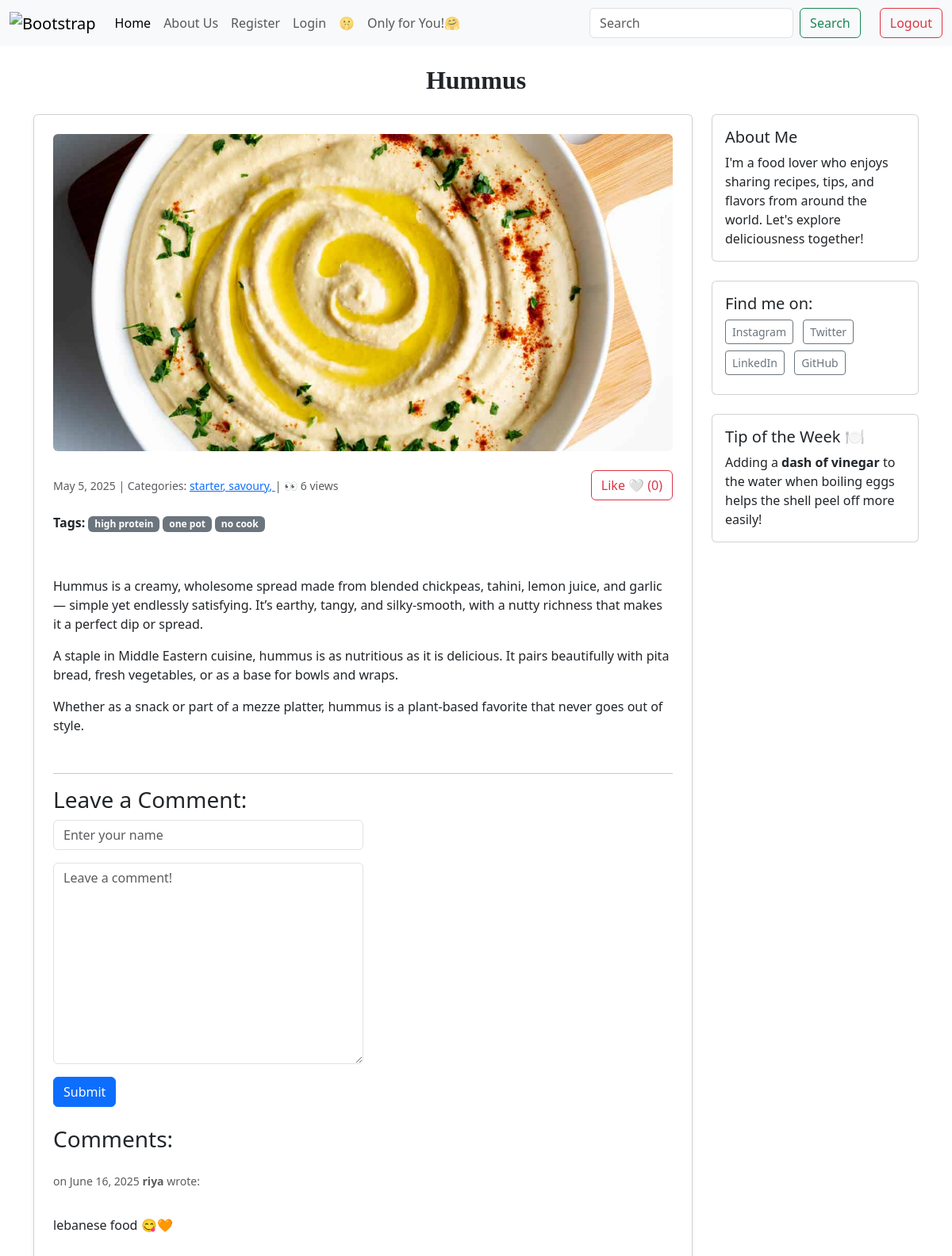
Page /post/25/ on the committed database.
### blogapp/models.py (models this page shows, shortened)
class Post(models.Model):
    title = models.CharField(max_length=255)
    body = models.TextField(default='nada')
    created_on = models.DateTimeField(auto_now_add=True)
    last_modified = models.DateTimeField(auto_now=True)
    categories = models.ManyToManyField("Category", related_name="posts")
    image = models.ImageField(upload_to='post_images/', blank=True, null=True)
    likes = models.ManyToManyField(User, related_name='post_likes', blank=True) #The related_name='post_likes' is crucial for reverse lookup. i.e. user.post_likes.all()
    tags = models.ManyToManyField('Tag', blank=True, related_name='posts')
    def total_likes(self):
        return self.likes.count()
    @property
    def total_views(self):
        return self.postview_set.count() #postview_set is Django’s default reverse relation

class Category(models.Model):
    name = models.CharField(max_length=30)
    class Meta:
        verbose_name_plural = 'Categories'

class Tag(models.Model):
    name = models.CharField(max_length=20)

class Comment(models.Model):
    author = models.CharField(max_length=20)
    body = models.TextField()
    created_on = models.DateTimeField(auto_now_add=True)
    post = models.ForeignKey("Post", on_delete=models.CASCADE)

### blogapp/views.py (the view, shortened to what this page needs)
# urls.py: path("post/<int:pk>/", views.blog_detail, name="blog_detail"),
def blog_detail(request, pk):
    post = Post.objects.get(pk=pk)
    form = CommentForm()
    if request.user.is_authenticated:
        PostView.objects.create(user=request.user, post=post)
    comments = Comment.objects.filter(post=post)
    context = {
        "post": post,
        "comments": comments,
        "form": CommentForm(),
    }
    return render(request, "blogapp/detail.html", context)

### blogapp/forms.py
class CommentForm(forms.Form):
    author = forms.CharField(
        max_length=35,
        widget = forms.TextInput(
            attrs={"class": "form-control", "placeholder": "Enter your name"}
        ),
    )
    body = forms.CharField(
        widget=forms.Textarea(
            attrs={'class':'form-control', "placeholder":"Leave a comment!"}
        ),
    )

### blogapp/templates/blogapp/detail.html (shortened to what this page needs)
{% extends "blogapp/index.html" %}
{% load widget_tweaks %}
    {% block page_title %}
    <div class="text-center my-4">
     <h2 style="font-family: 'Javanese Text', serif; font-weight: bold;"> {{post.title }} </h2>
    </div>
    {% endblock page_title %}
    {% block page_content %}
    <div class="container mt-4">
        <div class="row">
            <div class="col-md-9">
                <div class="card p-4 shadow-sm">
                    <img src="{{ post.image.url }}" class="card-img-top mb-4 rounded" alt="{{post.title}}" style="max-height: 400px; object-fit: cover;">
                    <div class="d-flex align-items-center justify-content-between mb-3">
                        <small class="text-muted">
                            {{ post.created_on.date}} | Categories:
                            {% for category in post.categories.all %}
                                <a href="{% url 'blog_category' category.name %}">
                                    {{ category.name }},
                                </a>
                            {% endfor %}
                            | 👀 {{post.total_views}} views
                        </small>
                        <form action="{% url 'like_post' post.pk %}" method="POST">
                            {% if user in post.likes.all %}
                                <button type="submit" class="btn btn-danger">Unlike ❤️ ({{ post.total_likes }})</button>
                            {% else %}
                                <button type="submit" class="btn btn-outline-danger">Like 🤍 ({{ post.total_likes }})</button>
                            {% endif %}
                        </form>
                    </div>
                    <p><strong>Tags:</strong>
                        {% for tag in post.tags.all %}
                            <span class="badge bg-secondary">{{ tag.name }}</span>
                        {% empty %}
                            No tags.
                        {% endfor %}
                    </p>
                    <p class="mb-4 mt-3"> {{ post.body | linebreaks }}</p>
                    <hr>
                    <h3> Leave a Comment:</h3>
                    <form method="post" class="mb-4">
                        <div class='mb-3 w-50'>
                            {{form.author|add_class:"form_control"}}
                        </div>
                        <div class='mb-3 w-50'>
                            {{form.body|add_class:"form_control"}}
                        </div>
                        <button type="submit" class="btn btn-primary">Submit</button>
                    </form>
                    <h3>Comments: </h3>
                    {% for comment in comments %}
                    <p class="mt-3">
                        <small class="text-muted">
                        on {{comment.created_on.date}} <b> {{comment.author}}</b> wrote:
                        </small>
                    </p>
                    <p>
                        {{comment.body | linebreaks}}
                    </p>
                    {% endfor %}
                </div>
            </div>
             <div class="col-md-3">
                {% include "partials/sidebar.html" %}
             </div>
        </div>
    </div>
    {% endblock page_content %}

### rows in the picture
Post: title "Hummus", image (picture), created_on "May 5, 2025", total_views "6", total_likes "0", body "Hummus is a creamy, wholesome spread made from blended chickpeas, tahini, lemon juice, and garlic — simple yet endlessly satisfying. It’s earthy, tangy, and silky-smooth, with a nutty richness that makes it a perfect dip or spread. A staple in Middle Eastern cuisine, hummus is as nutritious as it is delicious. It pairs beautifully with pita bread, fresh vegetables, or as a base for bowls and wraps. Whether as a snack or part of a mezze platter, hummus is a plant-based favorite that never goes out of style."
Category: name "starter"
Category: name "savoury"
Tag: name "high protein"
Tag: name "one pot"
Tag: name "no cook"
Comment: created_on "June 16, 2025", author "riya", body "lebanese food 😋🧡"
